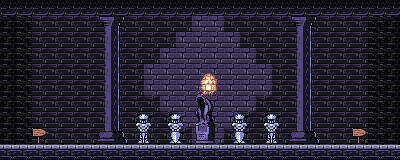

The image is a tile-based game level rendered from a .tmx file. Its description and complete source (layers, tilesets, objects, tile grids) follow:
An orthogonal 25x10 tile map with 16x16 px tiles, 4 tile layers (Tile Layer 1, Tile Layer 2, Tile Layer 3, Collision).

<map version="1.10" tiledversion="1.11.2" orientation="orthogonal" renderorder="right-down" width="25" height="10" tilewidth="16" tileheight="16" infinite="0" nextlayerid="5" nextobjectid="1">
 <tileset firstgid="1" source="../tileset/dungeon_tiles.tsx" />
 <layer id="1" name="Tile Layer 1" width="25" height="10">
  <data encoding="csv">
87,87,87,87,87,87,87,87,87,87,87,87,87,87,87,87,87,87,87,87,87,87,87,87,87,
13,12,11,11,11,11,11,11,11,11,11,11,262,262,11,11,11,11,11,11,11,11,11,12,13,
13,12,11,11,11,11,11,11,11,11,11,262,262,262,262,11,11,11,11,11,11,11,11,12,13,
13,12,11,11,11,11,11,11,11,11,262,262,262,262,262,262,11,11,11,11,11,11,11,12,13,
13,12,11,11,11,11,11,11,11,262,262,262,262,262,262,262,262,11,11,11,11,11,11,12,13,
13,12,11,11,11,11,11,11,11,262,262,262,262,262,262,262,262,11,11,11,11,11,11,12,13,
13,12,11,11,11,11,11,11,11,11,262,262,262,262,262,262,11,11,11,11,11,11,11,12,13,
13,12,11,11,11,11,11,11,11,11,11,262,262,262,262,11,11,11,11,11,11,11,11,12,13,
13,12,11,11,11,11,11,11,11,11,11,11,262,262,11,11,11,11,11,11,11,11,11,12,13,
36,36,36,36,36,36,36,36,36,36,36,36,36,36,36,36,36,36,36,36,36,36,36,36,36
</data>
 </layer>
 <layer id="2" name="Tile Layer 2" width="25" height="10">
  <data encoding="csv">
0,0,0,0,0,0,0,0,0,0,0,0,0,0,0,0,0,0,0,0,0,0,0,0,0,
0,0,0,0,0,0,57,58,0,0,0,0,0,0,0,0,0,0,57,58,0,0,0,0,0,
0,0,0,0,0,0,74,75,0,0,0,0,0,0,0,0,0,0,74,75,0,0,0,0,0,
0,0,0,0,0,0,74,75,0,0,0,0,0,0,0,0,0,0,74,75,0,0,0,0,0,
0,0,0,0,0,0,74,75,0,0,0,0,0,0,0,0,0,0,74,75,0,0,0,0,0,
0,0,0,0,0,0,74,75,0,0,0,0,15,16,0,0,0,0,74,75,0,0,0,0,0,
0,0,0,0,0,0,74,75,0,0,0,0,32,33,0,0,0,0,74,75,0,0,0,0,0,
0,0,0,0,0,0,74,75,443,444,445,446,49,50,445,446,443,444,74,75,0,0,0,0,0,
0,0,631,0,0,0,91,92,460,461,462,463,66,67,462,463,460,461,91,92,0,0,631,0,0,
0,0,0,0,0,0,0,0,0,0,0,0,0,0,0,0,0,0,0,0,0,0,0,0,0
</data>
 </layer>
 <layer id="3" name="Tile Layer 3" width="25" height="10">
  <data encoding="csv">
0,0,0,0,0,0,0,0,0,0,0,0,0,0,0,0,0,0,0,0,0,0,0,0,0,
0,0,0,0,0,0,0,0,0,0,0,0,0,0,0,0,0,0,0,0,0,0,0,0,0,
0,0,0,0,0,0,0,0,0,0,0,0,0,0,0,0,0,0,0,0,0,0,0,0,0,
0,0,0,0,0,0,0,0,0,0,0,0,0,0,0,0,0,0,0,0,0,0,0,0,0,
0,0,0,0,0,0,0,0,0,0,0,0,397,398,0,0,0,0,0,0,0,0,0,0,0,
0,0,0,0,0,0,0,0,0,0,0,0,414,415,0,0,0,0,0,0,0,0,0,0,0,
0,0,0,0,0,0,0,0,0,0,0,0,431,432,0,0,0,0,0,0,0,0,0,0,0,
0,0,0,0,0,0,0,0,0,0,0,0,0,0,0,0,0,0,0,0,0,0,0,0,0,
0,0,0,0,0,0,0,0,0,0,0,0,0,0,0,0,0,0,0,0,0,0,0,0,0,
0,0,0,0,0,0,0,0,0,0,0,0,0,0,0,0,0,0,0,0,0,0,0,0,0
</data>
 </layer>
 <layer id="4" name="Collision" width="25" height="10">
  <data encoding="csv">
87,87,87,87,87,87,87,87,87,87,87,87,87,87,87,87,87,87,87,87,87,87,87,87,87,
13,0,0,0,0,0,0,0,0,0,0,0,0,0,0,0,0,0,0,0,0,0,0,0,13,
13,0,0,0,0,0,0,0,0,0,0,0,0,0,0,0,0,0,0,0,0,0,0,0,13,
13,0,0,0,0,0,0,0,0,0,0,0,0,0,0,0,0,0,0,0,0,0,0,0,13,
13,0,0,0,0,0,0,0,0,0,0,0,0,0,0,0,0,0,0,0,0,0,0,0,13,
13,0,0,0,0,0,0,0,0,0,0,0,0,0,0,0,0,0,0,0,0,0,0,0,13,
13,0,0,0,0,0,0,0,0,0,0,0,0,0,0,0,0,0,0,0,0,0,0,0,13,
13,0,0,0,0,0,0,0,0,0,0,0,0,0,0,0,0,0,0,0,0,0,0,0,13,
13,0,0,0,0,0,0,0,0,0,0,0,0,0,0,0,0,0,0,0,0,0,0,0,13,
36,36,36,36,36,36,36,36,36,36,36,36,36,36,36,36,36,36,36,36,36,36,36,36,36
</data>
 </layer>
</map>
